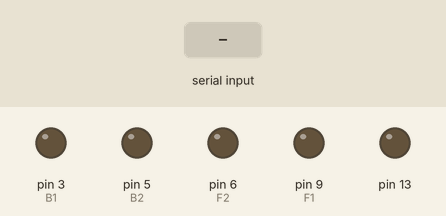
This sketch was run on a simulated Arduino Uno, built with avr-gcc and run on an emulated ATmega328P. On the bench: output pins drawn as LEDs (lit = HIGH). The test bench sets the inputs (shaded band).

Above: at 3.2 s.
3.3 s: "R" received over Serial
At 4.4 s:
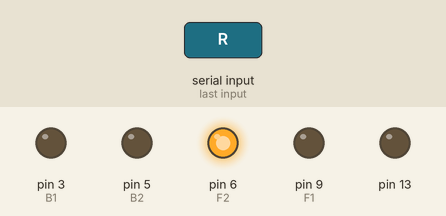
4.8 s: "L" received over Serial
At 5.5 s:
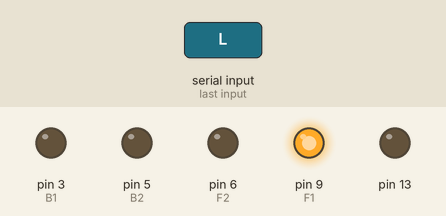
6.3 s: "S" received over Serial
At 6.7 s:
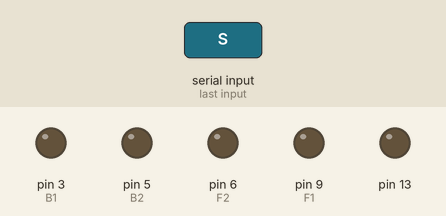
Timing chart, 0 to 9.3 s (numbered marks = the images above; inputs shaded):
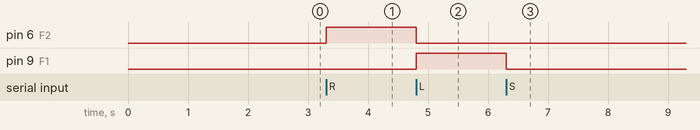

The sketch:

carrinhBT.ino
```cpp
//Carrinho BT

/*Motor de tras, frente e re*/
#define B1 3
#define B2 5
/*Motor da frente, direita e esquerda*/
#define F1 9
#define F2 6

unsigned char c = 0;
unsigned int power = 0;
void setup() {

  pinMode(B1, OUTPUT);
  pinMode(B2, OUTPUT);
  pinMode(F1, OUTPUT);
  pinMode(F2, OUTPUT);

  pinMode(13, OUTPUT);

  delay(500);

  digitalWrite(B1, LOW);
  digitalWrite(B2, LOW);
  digitalWrite(F1, LOW);
  digitalWrite(F2, LOW);

  digitalWrite(13, LOW);

  delay(500);

  Serial.begin(9600);
  delay(1000);

}

void loop() {

  if (Serial.available() > 0 ) {
    c = Serial.read();
    switch (c) {
      case 'F':
        analogWrite(B1, map(power, 0, 9, 0, 255));
        digitalWrite(B2, LOW);
        break;
      case 'B':
        analogWrite(B2, map(power, 0, 9, 0, 255));
        digitalWrite(B1, LOW);
        break;
      case 'R':
        digitalWrite(F2, HIGH);
        digitalWrite(F1, LOW);
        break;
      case 'L':
        digitalWrite(F1, HIGH);
        digitalWrite(F2, LOW);
        break;
      case 'S':
        digitalWrite(B1, LOW);
        digitalWrite(B2, LOW);
        digitalWrite(F1, LOW);
        digitalWrite(F2, LOW);
        break;
      case '0':
        power = 0;
        break;
      case '1':
        power = 1;
        break;
      case '2':
        power = 2;
        break;
      case '3':
        power = 3;
        break;
      case '4':
        power = 4;
        break;
      case '5':
        power = 5;
        break;
      case '6':
        power = 6;
        break;
      case '7':
        power = 7;
        break;
      case '8':
        power = 8;
        break;
      case '9':
        power = 9;
        break;
    }
  }
  delay(1);
}
```

Measured:
- after the input at 3.3 s, pin 6 (F2): LOW → HIGH at once
- after the input at 4.8 s, pin 6 (F2): HIGH → LOW at once; pin 9 (F1): LOW → HIGH at once
- after the input at 6.3 s, pin 9 (F1): HIGH → LOW at once
